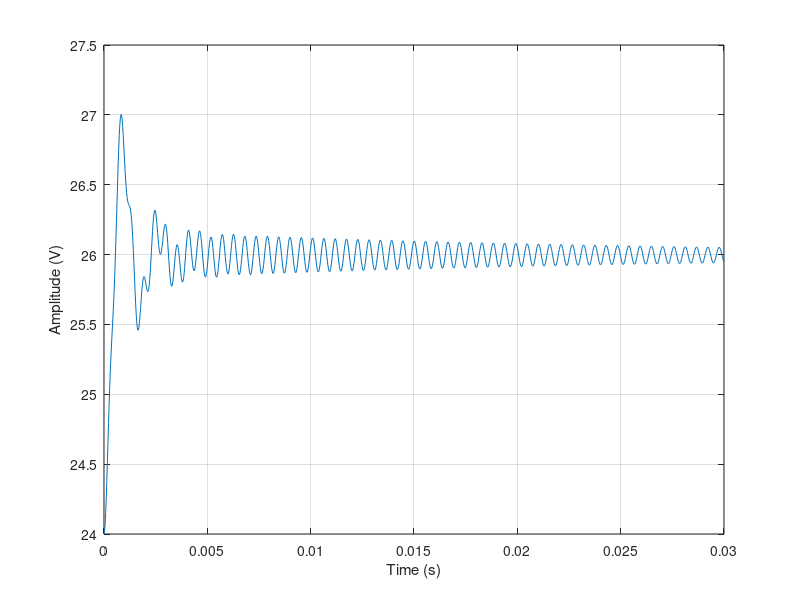
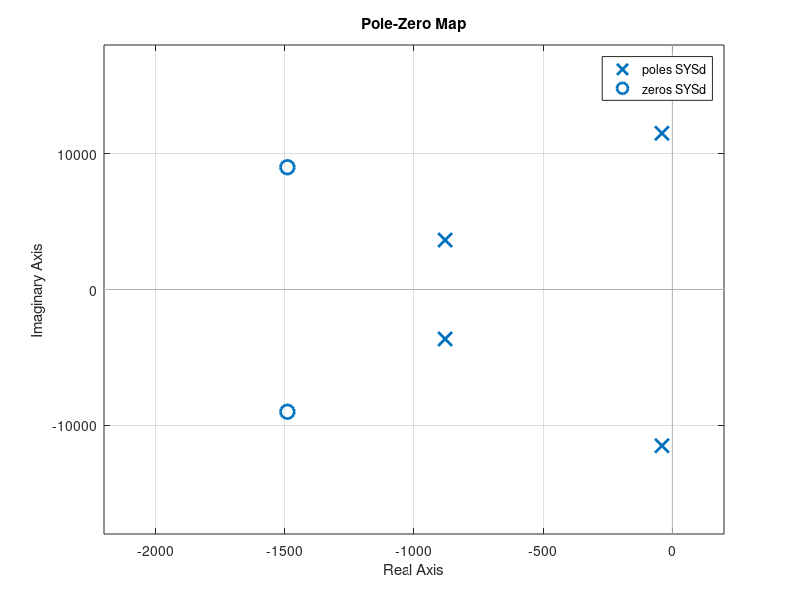

Reproduce these figures in MATLAB, in order. (Note: this script raises an error after producing the figures.)
% cuk_parameters 
% SSA Model of Minimum-Phase Cuk Converter

 % Define physical inputs
 clear
 close all

 Vg = 12;
 Vo = 24;
 r = 28;
 c1 = 2*10^-6;
 c2 = 2*10^-5;
 d = Vo/(Vg+Vo);
 l1 = 5*10^-4;
 r1 = 0.01;
 l2 = 7.5*10^-3;
 r2 = 0.01;
 m = -1.5*10^-3;

 % Calculate state variables for each switch position
 s2 = l1*l2-m^2;
 A1 = [-1/(r*c2)   0        1/c2         0;
       0           0       -1/c1         0;
      -l1/s2     l1/s2     -l1*r2/s2     m*r1/s2;
       m/s2      -m/s2      m*r2/s2     -l2*r1/s2];
 B1= [0; 0; -m/s2; l2/s2];
 B2 = B1;
 A2 = [-1/(r*c2)     0       1/c2        0;
          0          0       0           1/c1;
      -l1/s2        m/s2    -l1*r2/s2    m*r1/s2;
       m/s2        -l2/s2    m*r2/s2     -l2*r1/s2];
 C1 = [1 0 0 0];
 C2 = C1;
 D = 0;

 % Calculate combined state variables given duty cycle d
 d1 = 1-d;
 A = d*A1+d1*A2;
 B = d*B1+d1*B2;
 C = d*C1+d1*C2;

 % Calculate B matrix for control input - Bd
 X = -A^-1*B*Vg;
 Bd = (A1-A2)*X;

 % Define the state space model from vg to vo
 SYS = ss(A,B,C,D);

 % Define the state space model from d to vo
 SYSd = ss(A,Bd,C,D);

 % Unit step response from disturbance input vg to vo
 figure;
 [y, t] = step(SYS,0.03);
 plot(t, Vo+y);
 xlabel('Time (s)');
 ylabel('Amplitude (V)');
 grid on

 % Pole-zero map from d to vo
 p_poles = pole(SYSd)
 p_zeros = zero(SYSd)
 figure;
 pzmap(SYSd);
 h = gcr;
 h.AxesGrid.TitleStyle.FontSize = 10;
 h.AxesGrid.XLabelStyle.FontSize = 10;
 h.AxesGrid.YLabelStyle.FontSize = 10;
%  grid on

 % Open-loop Bode Plot from d to vo
 figure;
 margin(SYSd);
 h = gcr;
 h.AxesGrid.Xunits = 'Hz';
 h.AxesGrid.TitleStyle.FontSize = 10;
 h.AxesGrid.XLabelStyle.FontSize = 10;
 h.AxesGrid.YLabelStyle.FontSize = 10;

 clear A1 A2 B1 B2 C1 C2% X s2 r c1 c2 l1 l2 m d1
